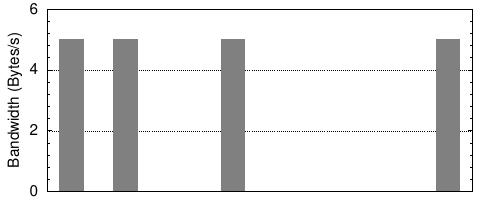

The gnuplot source for this figure:

set term postscript monochrome eps enhanced 22
set output 'metadata_incr_containers.eps'
load "styles.inc"
set size 1,0.6 
set tmargin 0.60

set xlabel ""
set yrange [0:6000]
set ylabel "Bandwidth (Bytes/s)"
set grid y

set style data boxes
set boxwidth 0.9
set style fill solid 1.00

set ytics 0,2000,6000
set mytics 5
set format y "%.0s"
#set format y "%.0s%cbit/s"
set noxtics
set nokey

set label '1F/2C' at 0.80, 25000 font "Helvetica, 22" rotate by 70 front
set label '1F/4C' at 1.80, 25000 font "Helvetica, 22" rotate by 70 front
set label '1F/8C' at 2.80, 25000 font "Helvetica, 22" rotate by 70 front
set label '2F/16C' at 3.80, 25000 font "Helvetica, 22" rotate by 70 front

plot "gnuplotdata/increasing_containers.dat" title "" fill noborder solid 0.5 lc rgb "#DAA520"

!epstopdf "metadata_incr_containers.eps"
!rm "metadata_incr_containers.eps"
